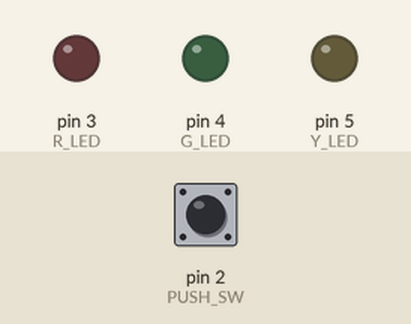
The sketch below on a simulated Arduino Uno, built with avr-gcc and run on an emulated ATmega328P. Parts: output pins drawn as LEDs (lit = HIGH). The test bench sets the inputs (shaded band); at power-on: pin 2 (PUSH_SW) HIGH.

Above: at 0.8 s.
0.9 s: pin 2 (PUSH_SW) pulled LOW for 0.15 s
At 1.9 s:
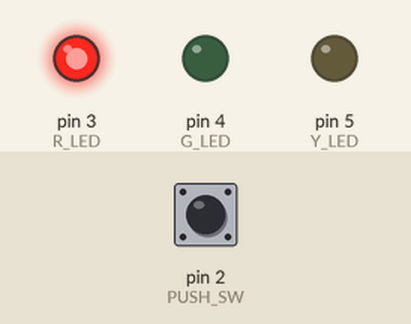
2.5 s: pin 2 (PUSH_SW) pulled LOW for 1 s
At 4.3 s:
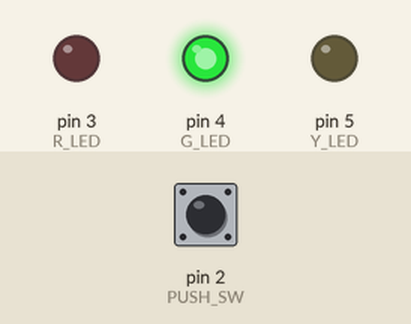
5.0 s: pin 2 (PUSH_SW) pulled LOW for 0.15 s
At 6.2 s:
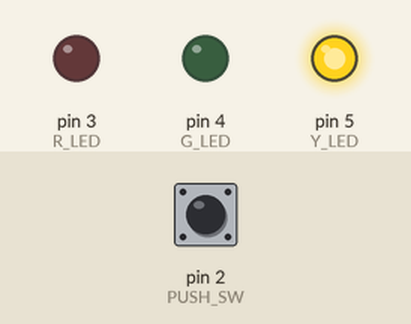
6.6 s: pin 2 (PUSH_SW) pulled LOW for 3.2 s
At 10.4 s:
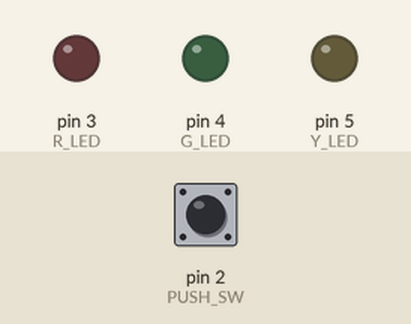
Timing chart, 0 to 11.9 s (numbered marks = the images above; inputs shaded):
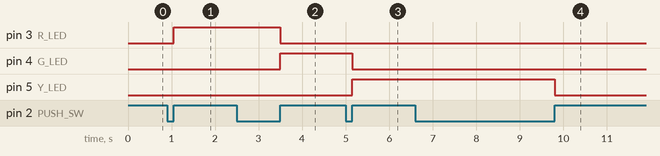

The sketch:

Lab16_1.ino
```cpp
//16.1
#include <Arduino_FreeRTOS.h>

#define R_LED 3
#define G_LED 4
#define Y_LED 5
#define PUSH_SW 2

int display = 0;
// display = 1: สว่างเฉพาะ Red LED
// display = 2: สว่างเฉพาะ Green LED
// display = 3: สว่างเฉพาะ Yellow LED
// display = 0: ดับทั้งหมด

void setup() {
  xTaskCreate(Read_Switch, "Read push button switch", 128, NULL, 1, NULL);
  xTaskCreate(Display_R_LED, "Red LED Task", 128, NULL, 1, NULL);
  xTaskCreate(Display_G_LED, "Green LED Task", 128, NULL, 1, NULL);
  xTaskCreate(Display_Y_LED, "Yellow LED Task", 128, NULL, 1, NULL);

  vTaskStartScheduler();
}

void Display_R_LED(void *pvParameters) {
  pinMode(R_LED, OUTPUT);
  while (1) {
    if (display == 1)
      digitalWrite(R_LED, HIGH);
    else
      digitalWrite(R_LED, LOW);
    vTaskDelay(pdMS_TO_TICKS(10)); // เพิ่ม delay เล็กน้อยเพื่อคืน CPU time
  }
}

void Display_G_LED(void *pvParameters) {
  pinMode(G_LED, OUTPUT);
  while (1) {
    if (display == 2)
      digitalWrite(G_LED, HIGH);
    else
      digitalWrite(G_LED, LOW);
    vTaskDelay(pdMS_TO_TICKS(10));
  }
}

void Display_Y_LED(void *pvParameters) {
  pinMode(Y_LED, OUTPUT);
  while (1) {
    if (display == 3)
      digitalWrite(Y_LED, HIGH);
    else
      digitalWrite(Y_LED, LOW);
    vTaskDelay(pdMS_TO_TICKS(10));
  }
}

void Read_Switch(void *pvParameters) {
  pinMode(PUSH_SW, INPUT);
  while (1) {
    int sw_status = digitalRead(PUSH_SW);
    if (sw_status == LOW) {
      vTaskDelay(pdMS_TO_TICKS(10)); // Debounce
      sw_status = digitalRead(PUSH_SW);
      if (sw_status == LOW) {
        while (sw_status == LOW) { // รอจนกว่าจะปล่อยปุ่ม
          sw_status = digitalRead(PUSH_SW);
          vTaskDelay(pdMS_TO_TICKS(10));
        }
        display++;
        if (display > 3)
          display = 0;
      }
    }
    vTaskDelay(pdMS_TO_TICKS(20));
  }
}

void loop() {}
```

Measured:
- after the input at 0.9 s, pin 3 (R_LED): LOW → HIGH after 0.15 s
- after the input at 2.5 s, pin 3 (R_LED): HIGH → LOW after 1.0 s; pin 4 (G_LED): LOW → HIGH after 1.0 s
- after the input at 5.0 s, pin 4 (G_LED): HIGH → LOW after 0.15 s; pin 5 (Y_LED): LOW → HIGH after 0.15 s
- after the input at 6.6 s, pin 5 (Y_LED): HIGH → LOW after 3.2 s
